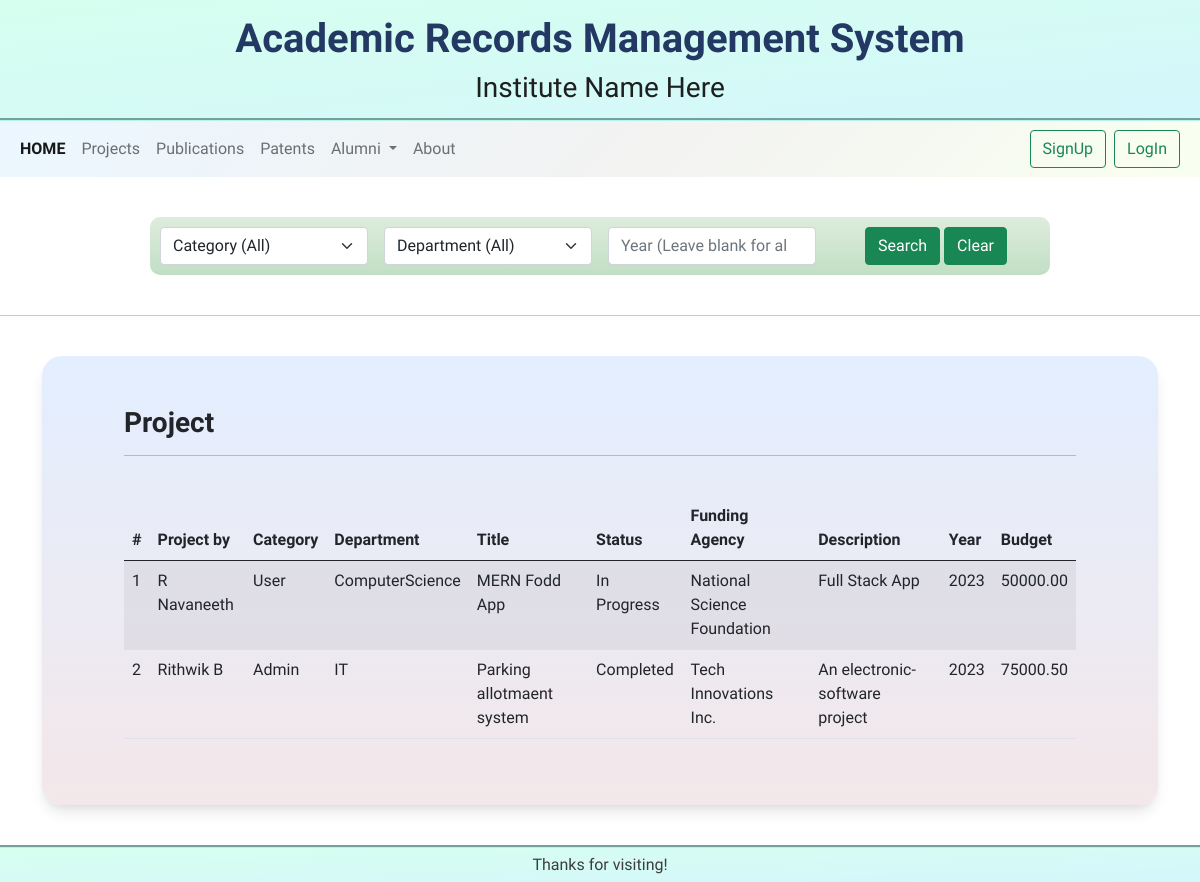
Page /Code/display_project.php on the committed database.
### tables this page shows
CREATE TABLE project (
    project_id INT AUTO_INCREMENT PRIMARY KEY,
    title VARCHAR(255) NOT NULL,
    user_id INT NOT NULL,
    project_by VARCHAR(255),
    description TEXT,
    budget DECIMAL(10, 2),
    status VARCHAR(50),
    funding_agency VARCHAR(255),
    date_of_project DATE,
    FOREIGN KEY (user_id) REFERENCES user(user_id)
);

CREATE TABLE user (
    user_id INT AUTO_INCREMENT PRIMARY KEY,
    name VARCHAR(255) NOT NULL,
    email VARCHAR(255) NOT NULL UNIQUE,
    category VARCHAR(50) NOT NULL,
    department VARCHAR(255) NOT NULL,
    password VARCHAR(255) NOT NULL
);

### Code/display_project.php (the view, shortened to what this page needs)
<?php
require('components/connection.php');
if(isset($_POST['clear']))
{
  $sql = "SELECT user.name as project_by,user.category,user.department,title,YEAR(date_of_project) as Year,status,funding_agency,description,budget from project INNER JOIN user ON user.user_id = project.user_id order by user.name";
  $query = $con->prepare($sql);
  $query->execute();
  $results=$query->fetchAll(PDO::FETCH_OBJ);
}
else
{
$sql = "SELECT user.name as project_by,user.category,user.department,title,YEAR(date_of_project) as Year,status,funding_agency,description,budget from project INNER JOIN user ON user.user_id = project.user_id order by user.name";
$query = $con->prepare($sql);
$query->execute();
$results=$query->fetchAll(PDO::FETCH_OBJ);
}
?>
<!DOCTYPE html>
<html lang="en">
<head>
  <link rel="stylesheet" type="text/css" href="css/style.css">
  <link rel="stylesheet" type="text/css" href="css/tableDisplay.css">
  <link href="https://cdn.jsdelivr.net/npm/bootstrap@5.0.0-beta1/dist/css/bootstrap.min.css" rel="stylesheet"
>
</head>
<body>
  <?php include "components/header.php" ?>
  <div class="search">
    <form name="display_project.php" method="post" id="fileForm" role="form" class="row gy-2 gx-3 align-items-center">
      <div class="col-md-3 col-md-offset-2">
        <select name="category" class="form-select" id="category" required>
          <option selected value="none">Category (All)</option>
        </select>
      </div>
      <div class="col-md-3 col-md-offset-2">
        <select name="department" class="form-select" id="department" required>
          <option selected value="none">Department (All)</option>
        </select>
      </div>
       <div class="col-md-3 col-md-offset-2">
          <input class="form-control" type="number" min="2000" max="2021" name="year" id="year" placeholder="Year (Leave blank for all)" value="none">
        </div>
      <div class="col-md-3 col-md-offset-2">
        <input class="btn btn-success" type="submit" name="submit" value="Search">
        <input class="btn btn-success" type="submit" name="clear" value="Clear">
      </div>
    </form>
  </div><br>
  <hr><br>
  <div class="container">
    <div class="home_display">
      <div class="container">
        <div class="row">
          <div class="col-md-12">
            <h3><b>Project</b></h3>
            <hr />
            <div class="table-responsive"><br>
              <table id="mytable" class="table table-bordred table-striped">
                <thead>
                  <th>#</th>
                  <th>Project by</th>
                  <th>Category</th>
                  <th>Department</th>
                  <th>Title</th>
                  <th>Status</th>
                  <th>Funding Agency</th>
                  <th>Description</th>
                  <th>Year</th>
                  <th>Budget</th>
                </thead>
                <tbody>
                  <?php
                $cnt=1;
                if($query->rowCount() > 0)
                {
                foreach($results as $result)
                {
                ?>
                  <tr>
                    <td><?php echo htmlentities($cnt);?></td>
                    <td><?php echo htmlentities($result->project_by);?></td>
                    <td><?php echo htmlentities($result->category);?></td>
                    <td><?php echo htmlentities($result->department);?></td>
                    <td><?php echo htmlentities($result->title);?></td>
                    <td><?php echo htmlentities($result->status);?></td>
                    <td><?php echo htmlentities($result->funding_agency);?></td>
                    <td><?php echo htmlentities($result->description);?></td>
                    <td><?php echo htmlentities($result->Year);?></td>
                    <td><?php echo htmlentities($result->budget);?></td>
                  </tr>
                  <?php    $cnt++;
                }}
                else{
                  echo "No record found!<br>"; }
              ?>
                </tbody>
              </table>
            </div>
          </div>
        </div>
      </div>
    </div>
</div>
</body>
</html>

### Code/components/header.php (shortened to what this page needs)
  <div class="container-fluid" id="headings">
      <h1><strong>Academic Records Management System</strong></h1>
      <h3 style="color: #1e1f1f;">Institute Name Here</h3>
  </div>
  <nav class="navbar navbar-expand-lg navbar-light" style="background-image: linear-gradient(-225deg, #ebf7ff 0%, #f2f2f2,  #f9fff0 100%);">
  <div class="container-fluid">
    <div class="collapse navbar-collapse" id="navbarSupportedContent">
      <ul class="navbar-nav me-auto mb-2 mb-lg-0">
        <li class="nav-item">
          <a class="nav-link active" aria-current="page" href="index.php"><b>HOME</b></a>
        </li>
        <li class="nav-item">
          <a class="nav-link" href="display_project.php">Projects</a>
        </li>
        <li class="nav-item">
          <a class="nav-link" href="display_publication.php">Publications</a>
        </li>
        <li class="nav-item">
          <a class="nav-link" href="display_patent.php">Patents</a>
        </li>
        <li class="nav-item dropdown">
          <a class="nav-link dropdown-toggle" href="#" id="navbarDropdown" role="button" data-bs-toggle="dropdown" aria-expanded="false">
            Alumni
          </a>
        </li>
        <li class="nav-item">
          <a class="nav-link" href="about.php">About</a>
        </li>
      </ul>
      <li class="d-flex">
        <a href="signup.php"><button class="btn btn-outline-success me-2" type="submit">SignUp</button></a>
        <a href="login.php"><button class="btn btn-outline-success me-2" type="submit">LogIn</button></a>
      </li>
    </div>
  </div>
</nav>

### Code/css/style.css (style rules this page uses)
* { font-family: 'Work Sans', sans-serif; }
#headings { text-align: center; padding: 5px; padding-top: 15px; background-image: linear-gradient(to bottom right, #d6ffef, #d4f7fc); border-bottom: groove; border-color: #b3f5ea; color: #233863; }
.foot { text-align: center; background-image: linear-gradient(to bottom right, #d6ffef, #d4f7fc); border-top: groove; border-color: #b3f5ea; }
p { color: #3d3d3d; }

### Code/css/tableDisplay.css (style rules this page uses)
.container { display: flex; flex-direction: column; height: 100%; }
.home_display { background-image: linear-gradient(to top, #f3e7e9 0%, #e3eeff 99%, #e3eeff 100%); width: 100%; padding: 50px 70px; display: flex; flex-direction: column; justify-content: center; margin-bottom: 40px; border-radius: 20px; box-shadow: 0 10px 15px -3px rgba(0, 0, 0, 0.1), 0 4px 6px -2px rgba(0, 0, 0, 0.05); }
.search { margin: auto; margin-top: 40px; width: 75%; padding: 10px; text-align: center; align-items: center; background-image: linear-gradient(to top, #c1dfc4 0%, #deecdd 100%); border-radius: 10px; }

### rows in the picture
project: user.name "R Navaneeth", user.category "User", user.department "ComputerScience", title "MERN Fodd App", status "In Progress", funding_agency "National Science Foundation", description "Full Stack App", Year "2023", budget "50000.00"
project: user.name "Rithwik B", user.category "Admin", user.department "IT", title "Parking allotmaent system", status "Completed", funding_agency "Tech Innovations Inc.", description "An electronic- software project", Year "2023", budget "75000.50"
